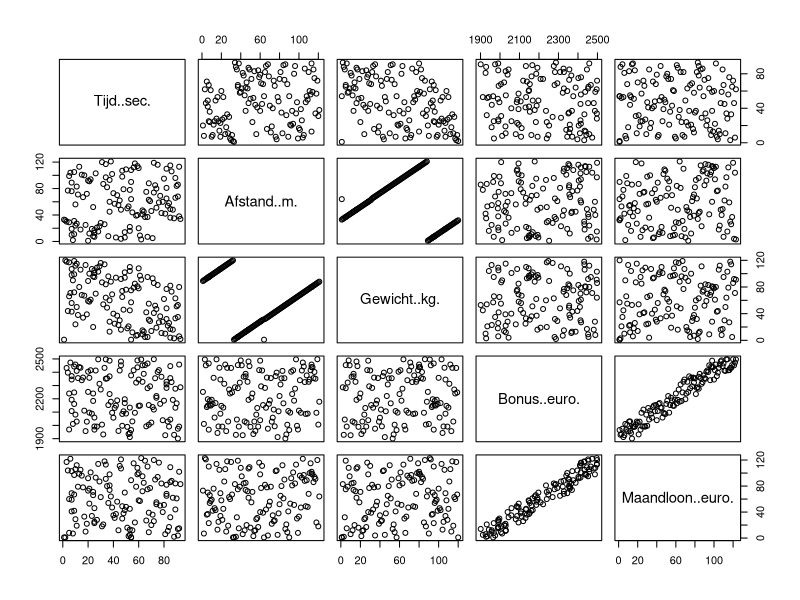
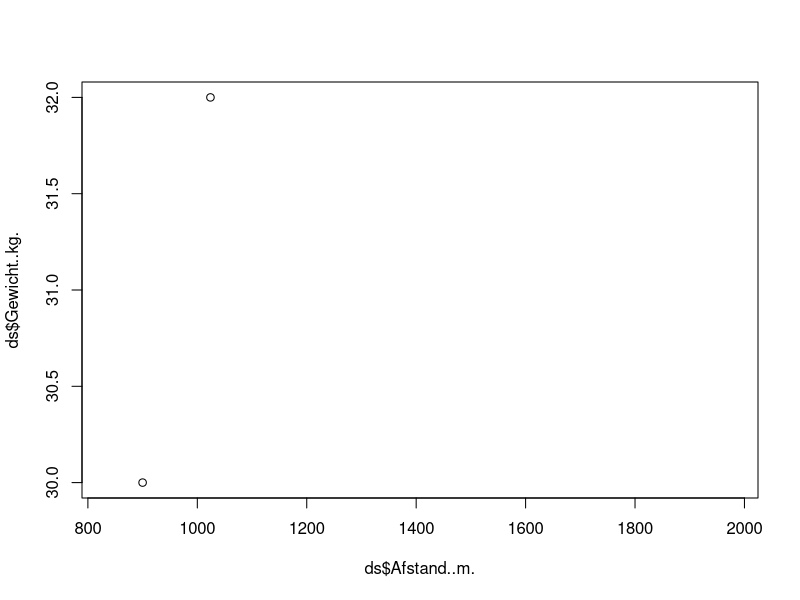
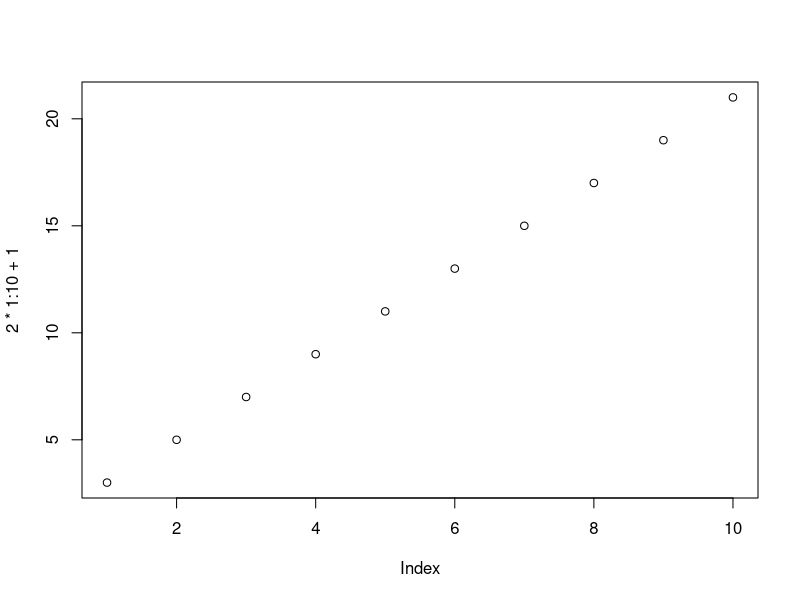
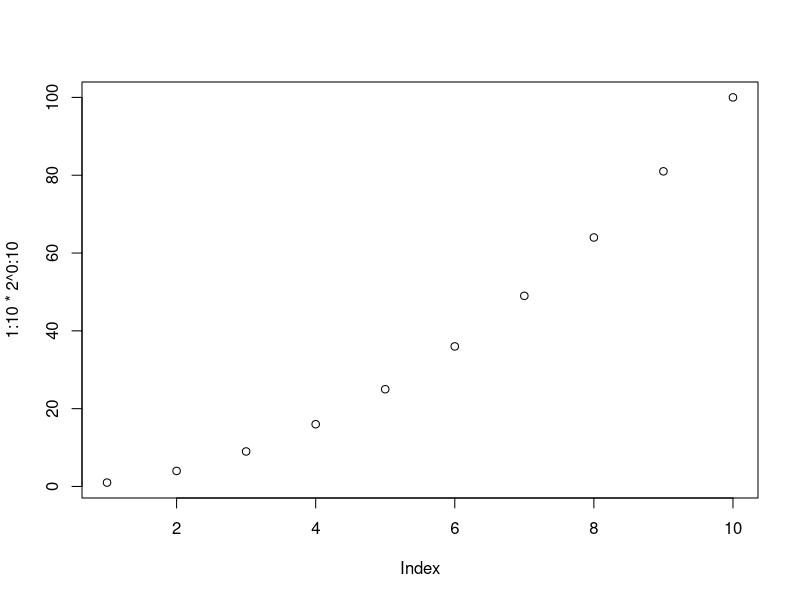
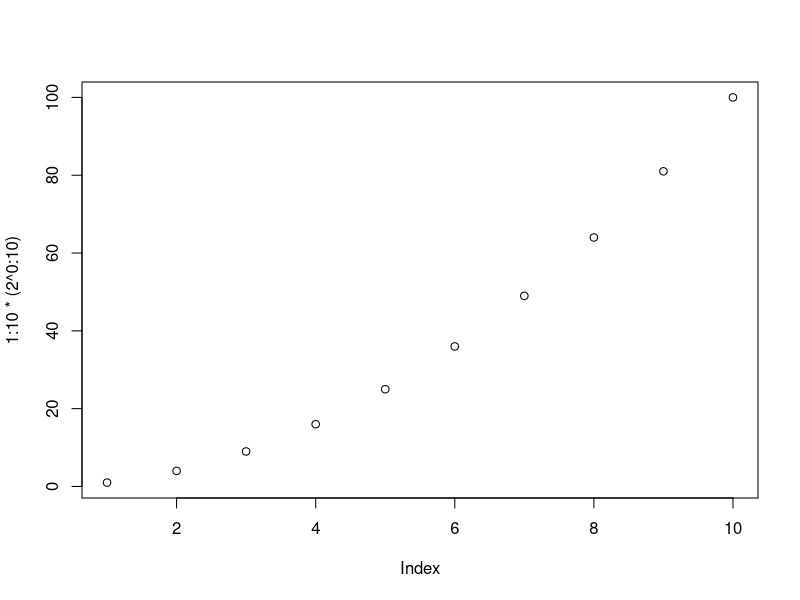
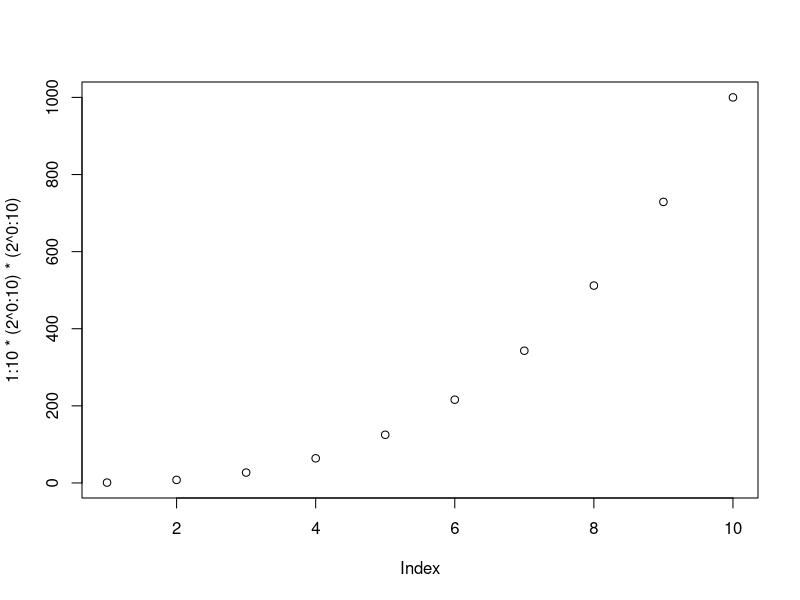
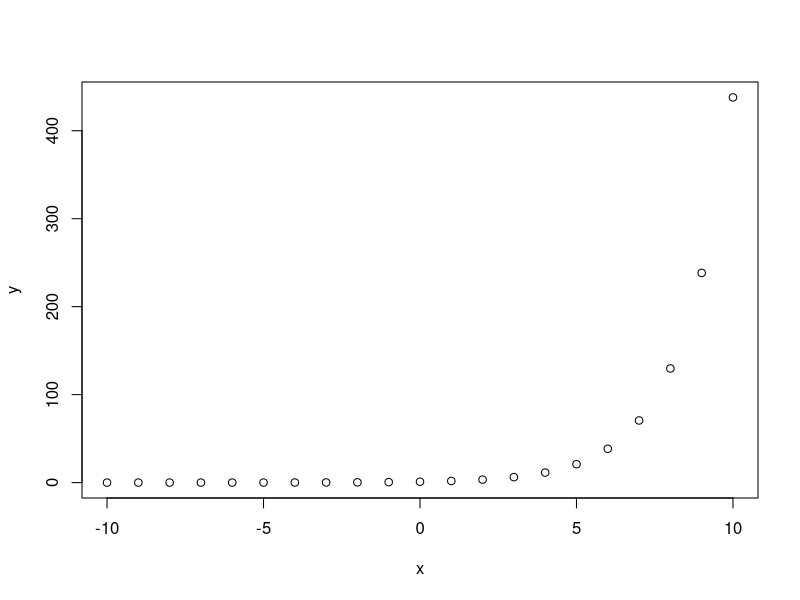
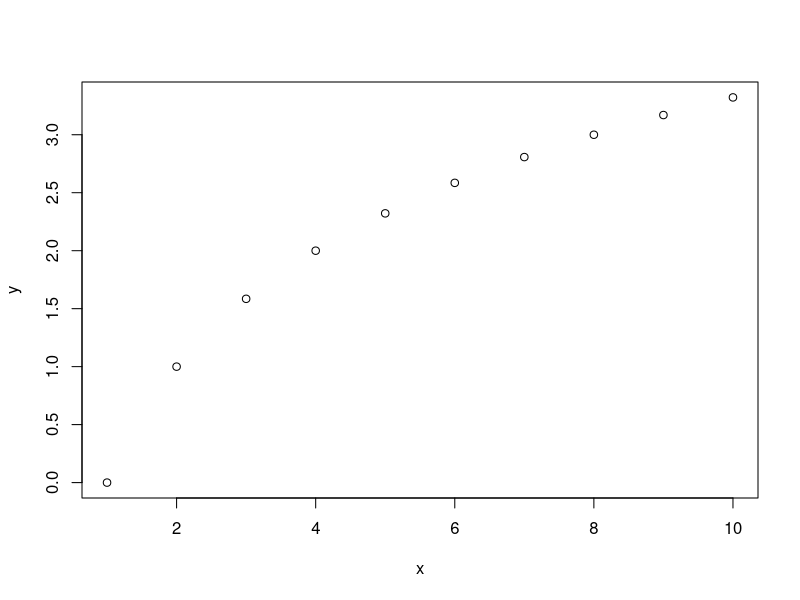

These charts were generated, in order, by the following R code:
#ds <- read.table("wk3_correlations.txt", fill=T,head=T)

#Use delim for the use of "," in numbers
ds <- read.delim("wk3_correlations.txt")
#Shows following correlation;
#linear correlation: afstand, gewicht + bonus, maandloon
plot(ds)

plot(ds$Afstand..m., ds$Gewicht..kg., type="o")

#Linear correlation
plot(2*1:10+1)

#1: Exponential correlation
plot ( 1:10 * 2 ^ 0:10 )
plot ( 1:10 * (2 ^ 0:10) )
plot ( 1:10 * (2 ^ 0:10) * (2 ^ 0:10) )

#2:
x = -10:10
y = (1.5 ^ 1.5) ^ x
plot(x, y)

#3: You want 10, step of 5
x = 1:10 
y = log(x,2)
plot(x,y)

#4: Cubic function
x = -10:10
#Swirl
plot(1*x^3 + 2*x^2 + 3*x + 1)
#Or sign
plot(2*x^4 + 6*x - 5)

#5

